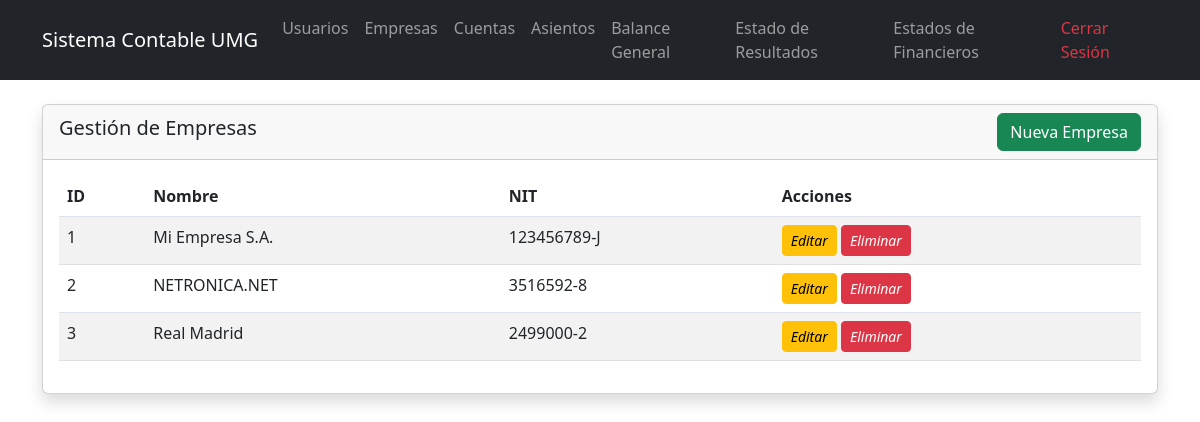
Page /empresas.php (signed in) on the committed database.
### tables this page shows
CREATE TABLE `empresas` (
  `id_empresa` int(11) NOT NULL,
  `nombre` varchar(100) NOT NULL,
  `rif` varchar(20) NOT NULL
);

### empresas.php (the view, shortened to what this page needs)
<?php
include 'config/database.php';
?>
<!DOCTYPE html>
<html lang="es">
<head>
    <?php include 'includes/header.php'; ?>
</head>
<body>
    <div class="container mt-4">
        <div class="row">
            <div class="col-md-30">
                <div class="card shadow">
                    <div class="card-header d-flex justify-content-between align-items-center">
                        <h5>Gestión de Empresas</h5>
                        <button class="btn btn-success" data-bs-toggle="modal" data-bs-target="#modalEmpresa">
                            <i class="fas fa-plus"></i> Nueva Empresa
                        </button>
                    </div>
                    <div class="card-body">
                        <table class="table table-striped">
                            <thead>
                                <tr>
                                    <th>ID</th>
                                    <th>Nombre</th>
                                    <th>NIT</th>
                                    <th>Acciones</th>
                                </tr>
                            </thead>
                            <tbody>
                                <?php
                                $stmt = $pdo->query("SELECT * FROM empresas");
                                while ($empresa = $stmt->fetch(PDO::FETCH_ASSOC)) {
                                    echo "<tr>
                                            <td>{$empresa['id_empresa']}</td>
                                            <td>{$empresa['nombre']}</td>
                                            <td>{$empresa['rif']}</td>
                                            <td>
                                                <a href='accion_empresa.php?editar={$empresa['id_empresa']}' class='btn btn-sm btn-warning'><i class='fas fa-edit'>Editar</i></a>
                                                <a href='accion_empresa.php?eliminar={$empresa['id_empresa']}' class='btn btn-sm btn-danger'><i class='fas fa-trash'>Eliminar</i></a>
                                            </td>
                                          </tr>";
                                }
                                ?>
                            </tbody>
                        </table>
                    </div>
                </div>
            </div>
        </div>
    </div>
</body>
</html>

### rows in the picture
empresas: id_empresa "1", nombre "Mi Empresa S.A.", rif "123456789-J"
empresas: id_empresa "2", nombre "NETRONICA.NET", rif "3516592-8"
empresas: id_empresa "3", nombre "Real Madrid", rif "2499000-2"
